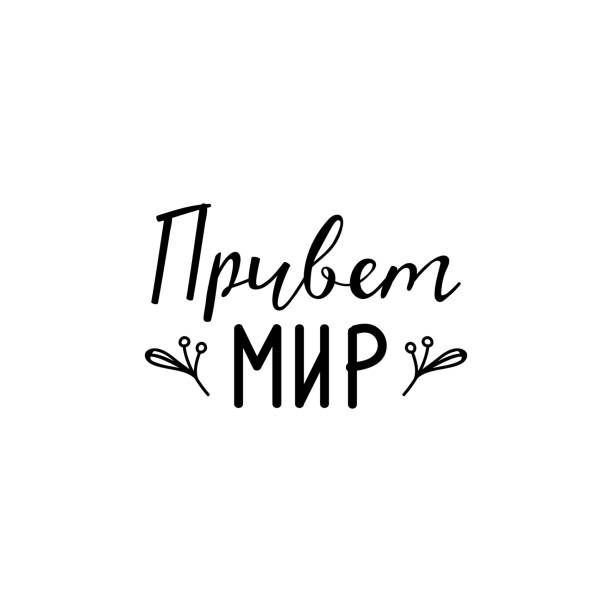
#> input picture ocr-service/test.jpg, 612 x 612 px
$ python -i image_processing.py   (imports and definitions only)
#> lines starting #> are read from the running program, lines starting #| are printed output that depends on the picture; after the words box and inside, x2 and y2 are one past the last pixel; in counts of white or black regions, pixels touching at a corner belong together
import cv2
import numpy as np


def enhance_for_paddle(image_path: str) -> np.ndarray:
    """
    Предобработка изображения для PaddleOCR
    (Ваша оригинальная функция)
    """
#> called with image_path = '../../test.jpg'
    img = cv2.imread(image_path)
#> img is the input picture: shape (612, 612, 3); min 0, max 255, mean 246.2
    if img is None:
        raise ValueError(f"Не удалось загрузить изображение: {image_path}")

    gray = cv2.cvtColor(img, cv2.COLOR_BGR2GRAY)
    gray = cv2.bitwise_not(gray)
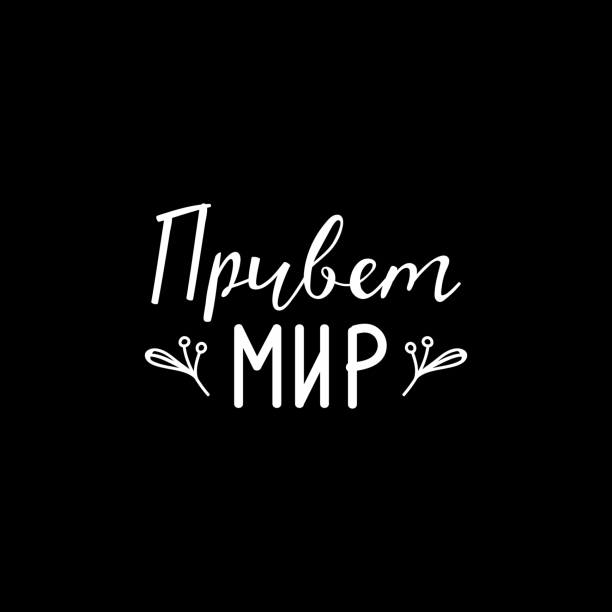
#> gray: shape (612, 612); min 0, max 255, mean 8.8
    clahe = cv2.createCLAHE(clipLimit=2.0, tileGridSize=(8, 8))
    enhanced = clahe.apply(gray)
    binary = cv2.adaptiveThreshold(
        enhanced, 255,
        cv2.ADAPTIVE_THRESH_GAUSSIAN_C,
        cv2.THRESH_BINARY,
        blockSize=15, C=2
    )
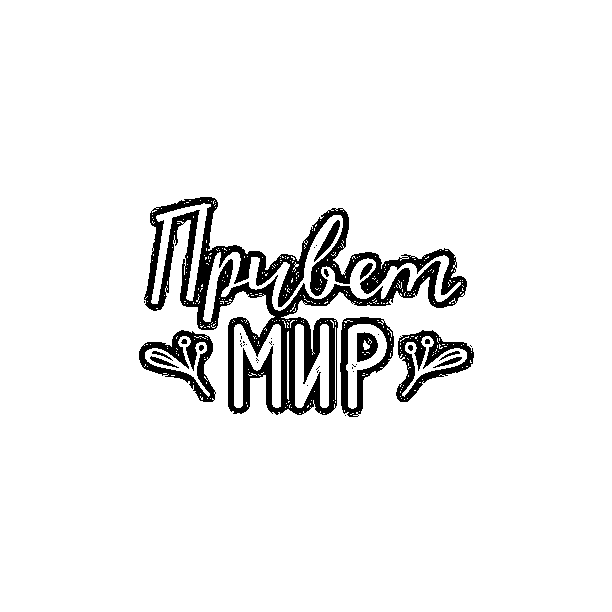
#> binary: shape (612, 612); 93.6% white; 41 black regions (25 under 20 px), largest, box (x1, y1, x2, y2) and area: (144, 197, 467, 415) 17221, (396, 330, 474, 402) 1943, (139, 330, 216, 402) 1899
    kernel = cv2.getStructuringElement(cv2.MORPH_RECT, (1, 1))
    cleaned = cv2.morphologyEx(binary, cv2.MORPH_OPEN, kernel, iterations=1)
    return cv2.bitwise_not(cleaned)


def enhance_for_tesseract(image_path: str) -> np.ndarray:
    """
    Предобработка изображения для Tesseract
    (Ваша оригинальная функция)
    """
    img = cv2.imread(image_path)
    if img is None:
        raise ValueError(f"Не удалось загрузить изображение: {image_path}")

    gray = cv2.cvtColor(img, cv2.COLOR_BGR2GRAY)
    gray = cv2.bitwise_not(gray)
    _, thresh = cv2.threshold(gray, 0, 255, cv2.THRESH_BINARY + cv2.THRESH_OTSU)
    kernel = np.ones((1, 1), np.uint8)
    opening = cv2.morphologyEx(thresh, cv2.MORPH_OPEN, kernel, iterations=1)
    return cv2.bitwise_not(opening)

>>> result = enhance_for_paddle('../../test.jpg')
